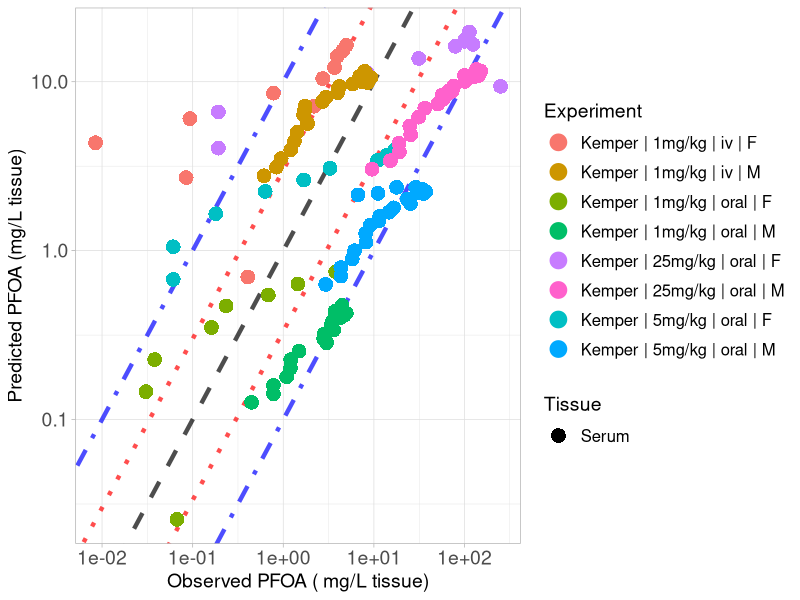

Recreate this plot in R.
library(ggplot2)

#setwd("C:/Users/ptsir/Documents/GitHub/PFAS_PBK_models/PFOA inhalation Rat/Validation/Validation_results")
setwd("C:/Users/dpjio/Documents/GitHub/PFAS_PBK_models/PFOA inhalation Rat/Validation/Results of Scenarios Validation/Scenario_4")

# Load Results 

# 
Kemper_serum_results <- read.csv("Kemper_2003_serum_results.csv", header = T)
Kemper_iv_F_1 <- Kemper_serum_results[Kemper_serum_results$Dose == 1 & Kemper_serum_results$Type == "iv" &
                               Kemper_serum_results$sex == "F", ]
Kemper_iv_F_1$Experiment <- "Kemper | 1mg/kg | iv | F"

Kemper_oral_F_1 <- Kemper_serum_results[Kemper_serum_results$Dose == 1 & Kemper_serum_results$Type == "oral" &
                                 Kemper_serum_results$sex == "F", ]
Kemper_oral_F_1$Experiment <- "Kemper | 1mg/kg | oral | F"

Kemper_oral_F_5 <- Kemper_serum_results[Kemper_serum_results$Dose == 5 & Kemper_serum_results$Type == "oral" &
                                 Kemper_serum_results$sex == "F", ]
Kemper_oral_F_5$Experiment <- "Kemper | 5mg/kg | oral | F"
Kemper_oral_F_25 <- Kemper_serum_results[Kemper_serum_results$Dose == 25 & Kemper_serum_results$Type == "oral" &
                                  Kemper_serum_results$sex == "F", ]
Kemper_oral_F_25$Experiment <- "Kemper | 25mg/kg | oral | F"

Kemper_iv_M_1 <- Kemper_serum_results[Kemper_serum_results$Dose == 1 & Kemper_serum_results$Type == "iv" &
                               Kemper_serum_results$sex == "M", ]
Kemper_iv_M_1$Experiment <- "Kemper | 1mg/kg | iv | M"

Kemper_oral_M_1 <- Kemper_serum_results[Kemper_serum_results$Dose == 1 & Kemper_serum_results$Type == "oral" &
                                 Kemper_serum_results$sex == "M", ]
Kemper_oral_M_1$Experiment <- "Kemper | 1mg/kg | oral | M"

Kemper_oral_M_5 <- Kemper_serum_results[Kemper_serum_results$Dose == 5 & Kemper_serum_results$Type == "oral" &
                                 Kemper_serum_results$sex == "M", ]
Kemper_oral_M_5$Experiment <- "Kemper | 5mg/kg | oral | M"
Kemper_oral_M_25 <- Kemper_serum_results[Kemper_serum_results$Dose == 25 & Kemper_serum_results$Type == "oral" &
                                  Kemper_serum_results$sex == "M", ]
Kemper_oral_M_25$Experiment <- "Kemper | 25mg/kg | oral | M"
# 
# Kudo_high <- Kudo_results[Kudo_results$Dose == 16.560, ] 
# Kudo_high$Experiment <-  "Kudo | 16mg/kg | iv"
# 
# Kim_results <- read.csv("Kim_results.csv", header = T)
# Kim_iv <- Kim_results[Kim_results$Type == "iv",]
# Kim_iv$Experiment <-  "Kim | 1mg/kg | iv"
# 
# Kim_oral <- Kim_results[Kim_results$Type == "oral",]
# Kim_oral$Experiment <-  "Kim | 1mg/kg | oral"


Experiment <- scales::hue_pal()(8)

names(Experiment) <- unique(c( Kemper_iv_F_1$Experiment, Kemper_iv_M_1$Experiment,
                              Kemper_oral_F_1$Experiment,Kemper_oral_M_1$Experiment, Kemper_oral_F_5$Experiment, 
                               
                               Kemper_oral_M_5$Experiment,  Kemper_oral_F_25$Experiment, Kemper_oral_M_25$Experiment))



scatter_plot <- ggplot()+
  geom_abline(intercept = log10(1), slope = 1, linetype = "dashed", color = "black", linewidth = 1.5, alpha = 0.7) +  # Identity line in log10 scale
  geom_abline(intercept = log10(3), slope = 1, linetype = "dotted", color = "red", linewidth = 1.5, alpha = 0.7) +  # +3-fold error line
  geom_abline(intercept = log10(1/3), slope = 1, linetype = "dotted", color = "red", linewidth = 1.5, alpha = 0.7) +  # -3-fold error line
  geom_abline(intercept = log10(10), slope = 1, linetype = "dotdash", color = "blue", linewidth = 1.5, alpha = 0.7) +  # +10-fold error line
  geom_abline(intercept = log10(1/10), slope = 1, linetype = "dotdash", color = "blue", linewidth = 1.5, alpha = 0.7) +  # -10-fold error line
  geom_point(data = Kemper_iv_F_1, aes(x=Observed, y=Predicted, color = Experiment, shape = Tissue), size=4, stroke = 1.5)+
  geom_point(data = Kemper_oral_F_1, aes(x=Observed, y=Predicted, color = Experiment, shape = Tissue), size=4, stroke = 1.5)+
  geom_point(data = Kemper_oral_F_5, aes(x=Observed, y=Predicted, color = Experiment, shape = Tissue), size=4, stroke = 1.5)+
  geom_point(data = Kemper_oral_F_25, aes(x=Observed, y=Predicted, color = Experiment, shape = Tissue), size=4, stroke = 1.5)+
  geom_point(data = Kemper_iv_M_1, aes(x=Observed, y=Predicted, color = Experiment, shape = Tissue), size=4, stroke = 1.5)+
  geom_point(data = Kemper_oral_M_1, aes(x=Observed, y=Predicted, color = Experiment, shape = Tissue), size=4, stroke = 1.5)+
  geom_point(data = Kemper_oral_M_5, aes(x=Observed, y=Predicted, color = Experiment, shape = Tissue), size=4, stroke = 1.5)+
  geom_point(data = Kemper_oral_M_25, aes(x=Observed, y=Predicted, color = Experiment, shape = Tissue), size=4, stroke = 1.5)+
  scale_y_log10()+
  scale_x_log10()+
  scale_color_manual(values = Experiment)+
  theme(legend.spacing.y = unit(1, 'cm')) +
  guides(fill = guide_legend(byrow = TRUE))+
  theme_light()+
  labs(y = "Predicted PFOA (mg/L tissue)",
       x = "Observed PFOA ( mg/L tissue)")+
  theme(plot.title = element_text(hjust = 0.5),
        legend.key.size = unit(0.75, 'cm'),  
        legend.title = element_text(size=14),
        legend.text = element_text(size=12,  hjust = 0),
        axis.text = element_text(size = 14),
        axis.title = element_text(size = 14),
        )

#print(scatter_plot)

ggsave("validation_plot_PFOA_serum.png", scatter_plot, width = 11, height = 7, units = "in", dpi = 300)
